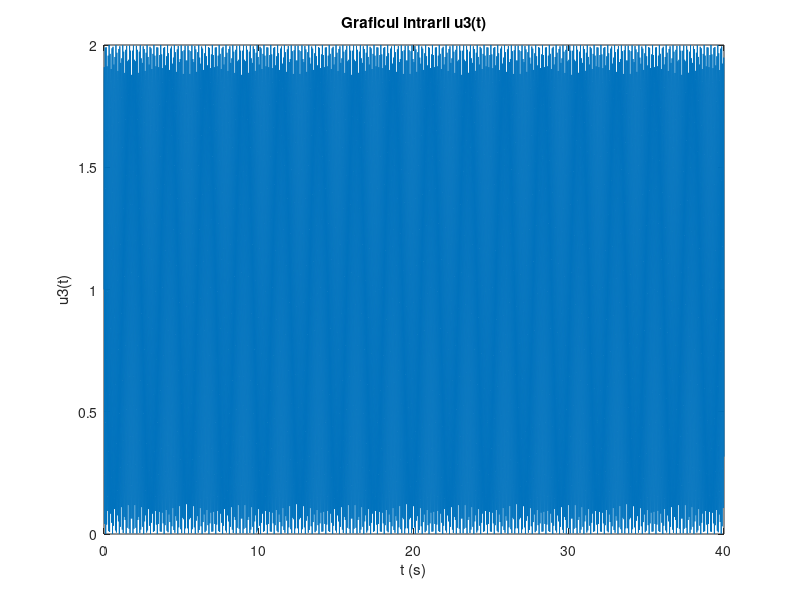

The MATLAB script that drew this image: (Note: this script raises an error after producing the figure.)
%% ** Task4 **

clear all
close all
clc

t = 0:0.01:40
h = 100/3*exp((-t)/3);

u1 = sin(100*t);
u2 = zeros(1, length(t));

for i=1:length(t)
    if(t(i) >= 0)
        u2(i) = 1;
    end
end

% Pentru intrarea u3(t)=u2(t) + u1(t)
u3 = u1 + u2;
plot(t, u3);
xlabel('t (s)');
ylabel('u3(t)');
title('Graficul intrarii u3(t)');

pos1 = get(gcf,'Position'); 
set(gcf,'Position', pos1 - [pos1(3)/2,0,0,0]);

% Raspunsul y3(t) la intrarea lui u3(t)
ts_continous_conv(u3, h, t);
title('Raspunsul y3(t) la intrarea lui u3(t)');
xlabel('t (s)');
ylabel('y3(t)');
legend('y3(t) - raspunsul convolutiei dintre u3 si h');

set(gcf,'Position', get(gcf,'Position') + [0,0,150,0]);
pos2 = get(gcf,'Position');  
set(gcf,'Position', pos2 + [pos1(3)/2,0,0,0])

% Putem observa analizand graficul functiei u3, dar si al
% functiei y3, ca proprietatile semnalului raman
% neschimbate comparativ cu functiile u1, u2, y1 si y2.

% Acest lucru se datoreaza pricipiului superpozitiei, care ne 
% asigura ca pentru orice sistem liniar raspunsul generat de 
% mai multe semnale/stimuli este egal cu suma raspunsurilor generate
% de fiecare semnal in parte.

